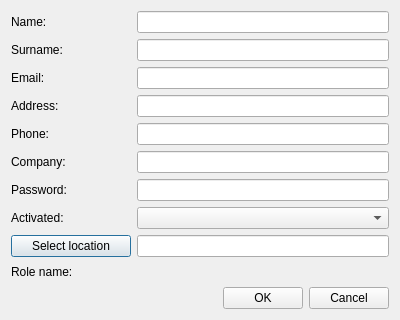
<?xml version="1.0" encoding="UTF-8"?>
<ui version="4.0">
 <class>CreatePurveyor</class>
 <widget class="QDialog" name="CreatePurveyor">
  <property name="geometry">
   <rect>
    <x>0</x>
    <y>0</y>
    <width>400</width>
    <height>310</height>
   </rect>
  </property>
  <property name="sizePolicy">
   <sizepolicy hsizetype="Fixed" vsizetype="Fixed">
    <horstretch>0</horstretch>
    <verstretch>0</verstretch>
   </sizepolicy>
  </property>
  <property name="windowTitle">
   <string>Create/Update purveyor</string>
  </property>
  <property name="locale">
   <locale language="English" country="UnitedStates"/>
  </property>
  <property name="modal">
   <bool>false</bool>
  </property>
  <layout class="QGridLayout" name="gridLayout">
   <property name="leftMargin">
    <number>11</number>
   </property>
   <property name="topMargin">
    <number>11</number>
   </property>
   <property name="rightMargin">
    <number>11</number>
   </property>
   <property name="bottomMargin">
    <number>11</number>
   </property>
   <item row="5" column="1">
    <widget class="QLineEdit" name="companyEdit">
     <property name="toolTip">
      <string>&lt;html&gt;&lt;head/&gt;&lt;body&gt;&lt;p&gt;For example: &amp;quot;Mango Company&amp;quot;&lt;/p&gt;&lt;/body&gt;&lt;/html&gt;</string>
     </property>
    </widget>
   </item>
   <item row="7" column="1">
    <widget class="QComboBox" name="activatedCmbBox"/>
   </item>
   <item row="8" column="0">
    <widget class="QPushButton" name="locationBtn">
     <property name="text">
      <string>Select location</string>
     </property>
    </widget>
   </item>
   <item row="9" column="0">
    <widget class="QLabel" name="roleNameLb">
     <property name="text">
      <string>Role name:</string>
     </property>
    </widget>
   </item>
   <item row="9" column="1">
    <widget class="QLabel" name="roleNamePh">
     <property name="font">
      <font>
       <family>Times New Roman</family>
       <pointsize>12</pointsize>
       <weight>75</weight>
       <italic>true</italic>
       <bold>true</bold>
      </font>
     </property>
     <property name="text">
      <string/>
     </property>
    </widget>
   </item>
   <item row="5" column="0">
    <widget class="QLabel" name="companyLb">
     <property name="text">
      <string>Company:</string>
     </property>
    </widget>
   </item>
   <item row="8" column="1">
    <widget class="QLineEdit" name="locationEdit">
     <property name="readOnly">
      <bool>true</bool>
     </property>
    </widget>
   </item>
   <item row="1" column="1">
    <widget class="QLineEdit" name="surnameEdit">
     <property name="toolTip">
      <string>&lt;html&gt;&lt;head/&gt;&lt;body&gt;&lt;p&gt;For example: Doe&lt;/p&gt;&lt;/body&gt;&lt;/html&gt;</string>
     </property>
    </widget>
   </item>
   <item row="6" column="1">
    <widget class="QLineEdit" name="passwordEdit">
     <property name="toolTip">
      <string>&lt;html&gt;&lt;head/&gt;&lt;body&gt;&lt;p&gt;At least 6 characters!&lt;/p&gt;&lt;/body&gt;&lt;/html&gt;</string>
     </property>
     <property name="echoMode">
      <enum>QLineEdit::Password</enum>
     </property>
    </widget>
   </item>
   <item row="0" column="0">
    <widget class="QLabel" name="nameLb">
     <property name="minimumSize">
      <size>
       <width>120</width>
       <height>0</height>
      </size>
     </property>
     <property name="text">
      <string>Name:</string>
     </property>
    </widget>
   </item>
   <item row="4" column="0">
    <widget class="QLabel" name="phoneLb">
     <property name="text">
      <string>Phone:</string>
     </property>
    </widget>
   </item>
   <item row="2" column="1">
    <widget class="QLineEdit" name="emailEdit">
     <property name="toolTip">
      <string>&lt;html&gt;&lt;head/&gt;&lt;body&gt;&lt;p&gt;For example: John.Doe@gmail.com (does not mandatory field)&lt;/p&gt;&lt;/body&gt;&lt;/html&gt;</string>
     </property>
    </widget>
   </item>
   <item row="1" column="0">
    <widget class="QLabel" name="surnameLb">
     <property name="text">
      <string>Surname:</string>
     </property>
    </widget>
   </item>
   <item row="0" column="1">
    <widget class="QLineEdit" name="nameEdit">
     <property name="toolTip">
      <string>&lt;html&gt;&lt;head/&gt;&lt;body&gt;&lt;p&gt;For example: John&lt;/p&gt;&lt;/body&gt;&lt;/html&gt;</string>
     </property>
    </widget>
   </item>
   <item row="7" column="0">
    <widget class="QLabel" name="activatedLb">
     <property name="text">
      <string>Activated:</string>
     </property>
    </widget>
   </item>
   <item row="3" column="1">
    <widget class="QLineEdit" name="addressEdit">
     <property name="toolTip">
      <string>&lt;html&gt;&lt;head/&gt;&lt;body&gt;&lt;p&gt;For example: Downing St. 88&lt;/p&gt;&lt;/body&gt;&lt;/html&gt;</string>
     </property>
    </widget>
   </item>
   <item row="4" column="1">
    <widget class="QLineEdit" name="phoneEdit">
     <property name="toolTip">
      <string>&lt;html&gt;&lt;head/&gt;&lt;body&gt;&lt;p&gt;For example: 929999999 (only digits)&lt;/p&gt;&lt;/body&gt;&lt;/html&gt;</string>
     </property>
    </widget>
   </item>
   <item row="10" column="0" colspan="2">
    <layout class="QHBoxLayout" name="horizontalLayout">
     <item>
      <spacer name="horizontalSpacer">
       <property name="orientation">
        <enum>Qt::Horizontal</enum>
       </property>
       <property name="sizeHint" stdset="0">
        <size>
         <width>40</width>
         <height>20</height>
        </size>
       </property>
      </spacer>
     </item>
     <item>
      <widget class="QPushButton" name="okBtn">
       <property name="text">
        <string>OK</string>
       </property>
      </widget>
     </item>
     <item>
      <widget class="QPushButton" name="cancelBtn">
       <property name="text">
        <string>Cancel</string>
       </property>
      </widget>
     </item>
    </layout>
   </item>
   <item row="2" column="0">
    <widget class="QLabel" name="emailLb">
     <property name="text">
      <string>Email:</string>
     </property>
    </widget>
   </item>
   <item row="3" column="0">
    <widget class="QLabel" name="addressLb">
     <property name="text">
      <string>Address:</string>
     </property>
    </widget>
   </item>
   <item row="6" column="0">
    <widget class="QLabel" name="passworLb">
     <property name="text">
      <string>Password:</string>
     </property>
    </widget>
   </item>
  </layout>
 </widget>
 <tabstops>
  <tabstop>nameEdit</tabstop>
  <tabstop>surnameEdit</tabstop>
  <tabstop>emailEdit</tabstop>
  <tabstop>addressEdit</tabstop>
  <tabstop>phoneEdit</tabstop>
  <tabstop>companyEdit</tabstop>
  <tabstop>passwordEdit</tabstop>
  <tabstop>activatedCmbBox</tabstop>
  <tabstop>locationBtn</tabstop>
  <tabstop>locationEdit</tabstop>
  <tabstop>okBtn</tabstop>
  <tabstop>cancelBtn</tabstop>
 </tabstops>
 <resources/>
 <connections/>
</ui>
